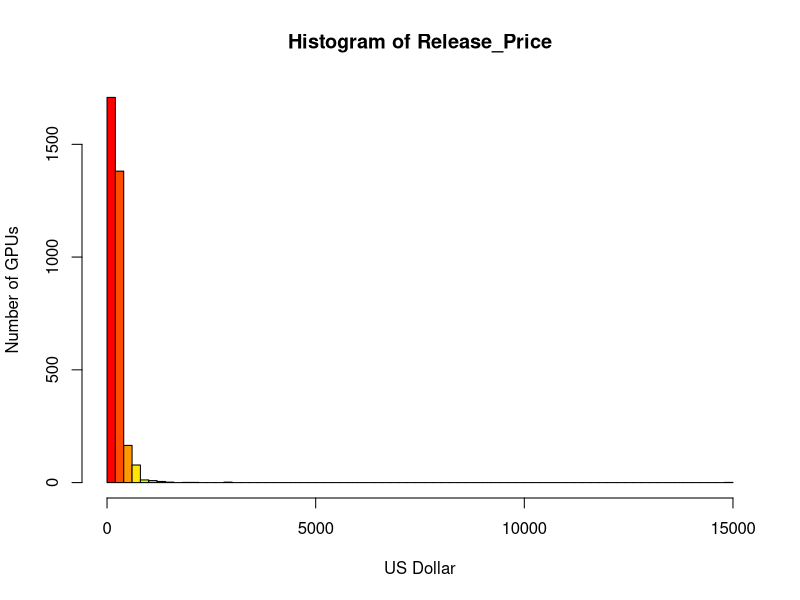
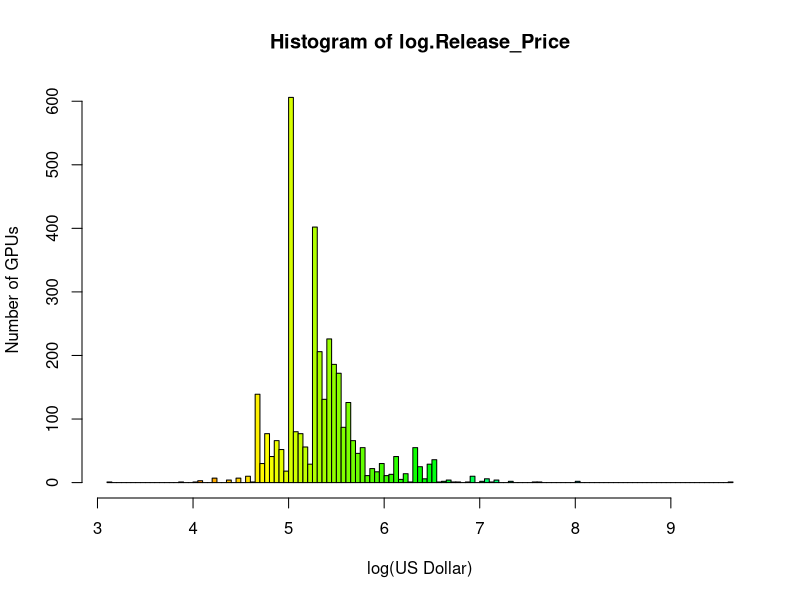
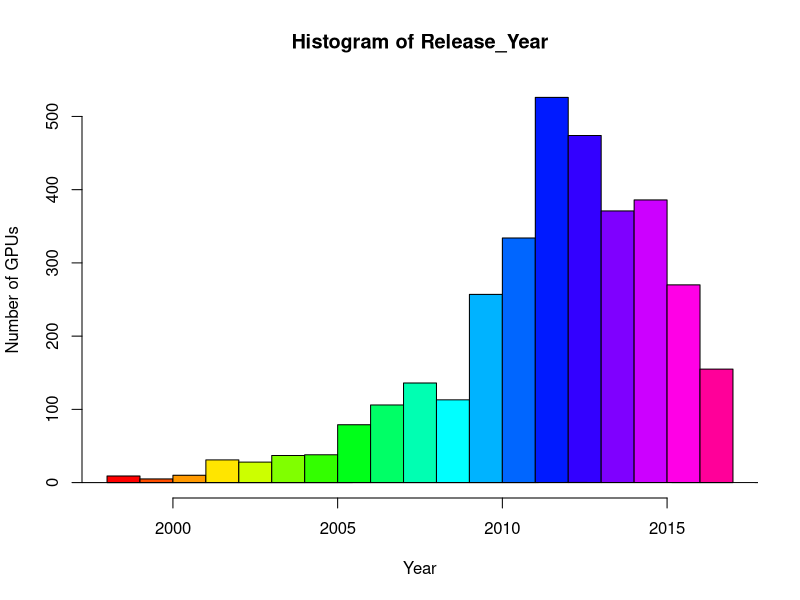
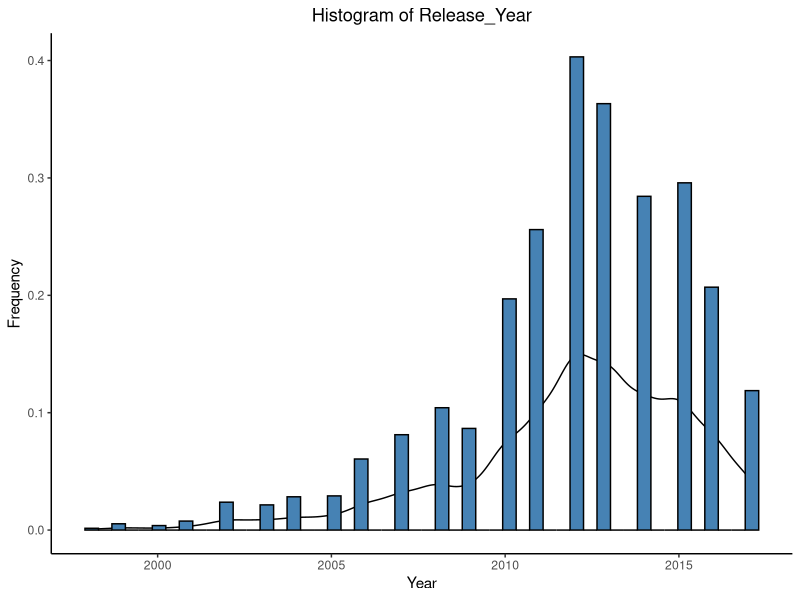
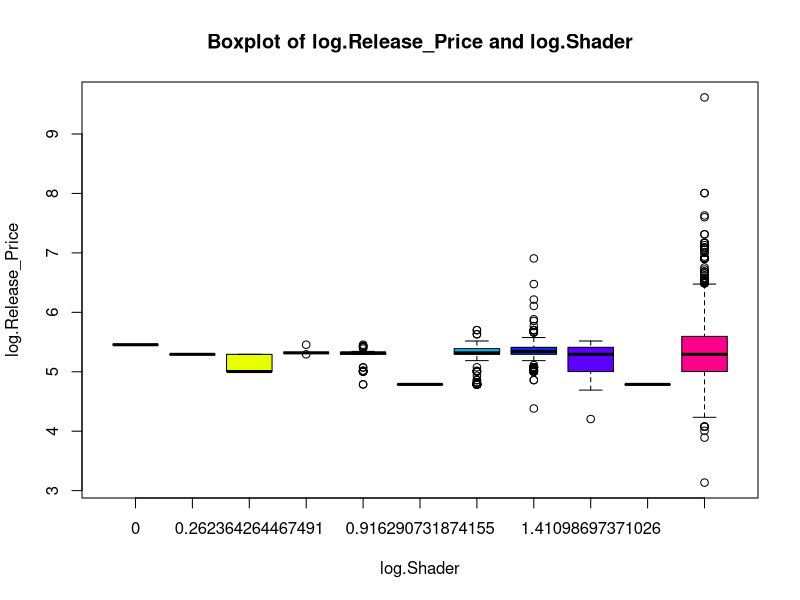
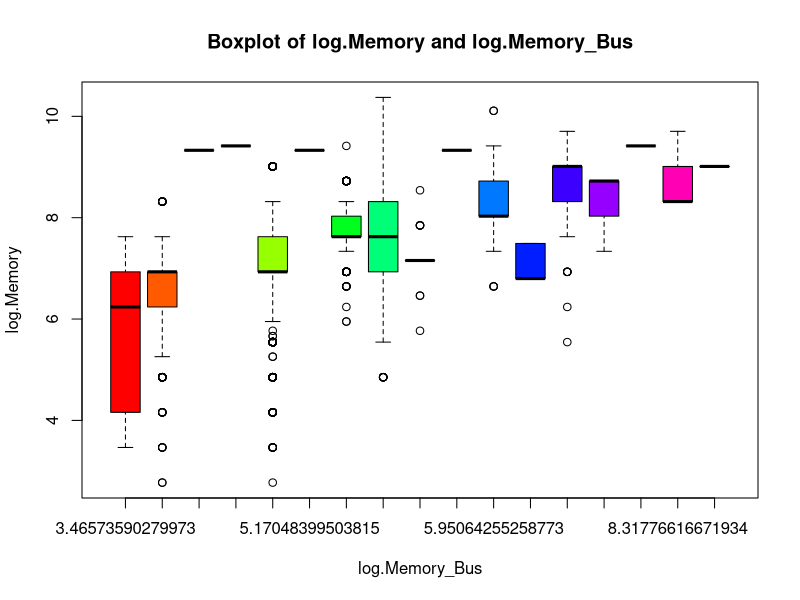
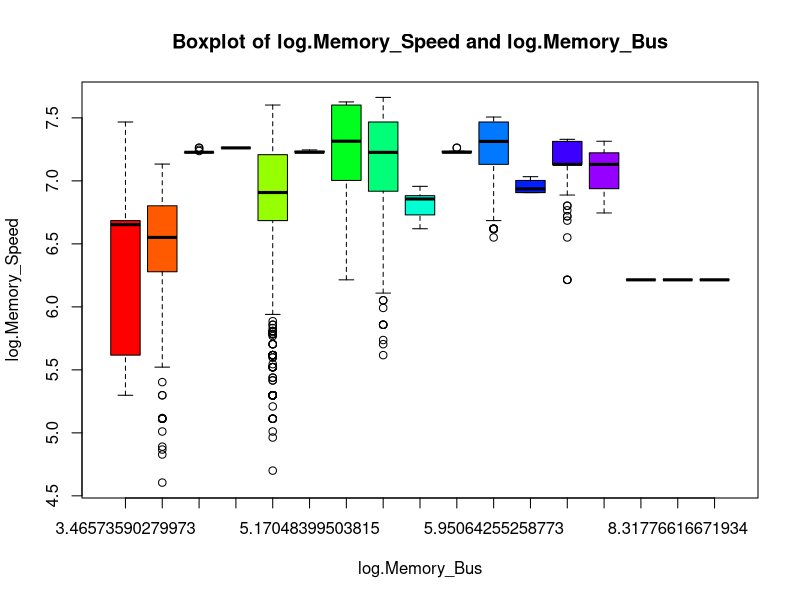
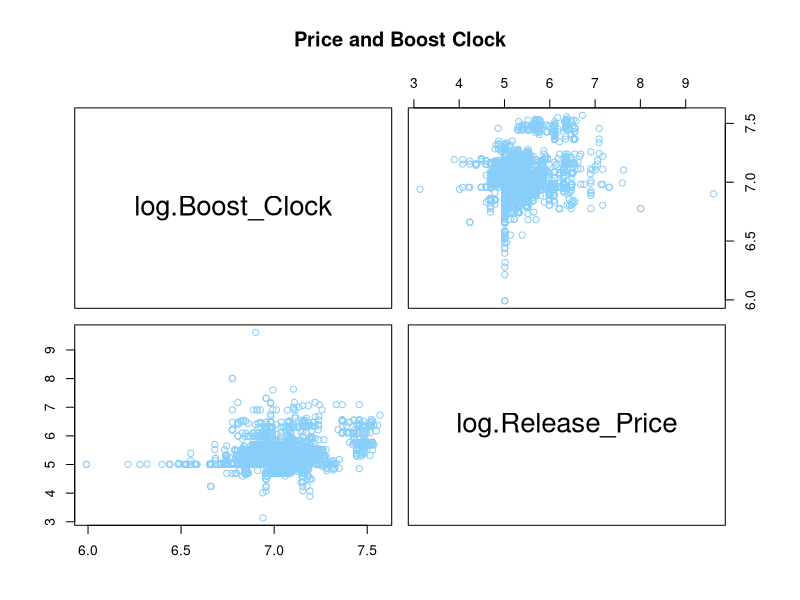

These figures' R source, in order: (Note: this script raises an error after producing the figures.)
library(car)
library(dplyr)
library(ggplot2)
library(ggpubr)
library(magrittr)
library(stats)
library(VIM)

#install.packages("ggpubr")

# ----------------------------------------------------------------------------------------------------------------------


raw_data = read.csv('data.csv')
View(raw_data)

data = raw_data %>% select('Manufacturer','Name','Architecture','Boost_Clock','Core_Speed','Max_Power','Memory','Memory_Bus', 'Memory_Speed', 'Release_Year', 'Release_Price','Shader','TMUs')
View(data)
summary(data)

df_drop = data %>% filter(!( is.na(Manufacturer) | is.na(Name) | is.na(Architecture) | is.na(Boost_Clock) | is.na(Core_Speed) | is.na(Max_Power) | is.na(Memory) | is.na(Memory_Bus) | is.na(Memory_Speed) | is.na(Release_Year) | is.na(Release_Price) | is.na(Shader) | is.na(TMUs)))
View(df_drop)
summary(df_drop)


df_mean = data %>% mutate_all(~ifelse(is.na(.x), mean(.x, na.rm = TRUE), .x))       
View(df_mean)
summary(df_mean)


df_median = data %>% mutate_all(~ifelse(is.na(.x), median(.x, na.rm = TRUE), .x))       
View(df_median)
summary(df_median)


df_knn <- kNN(data, k = sqrt(nrow(data)), imp_var = FALSE)
View(df_knn)
summary(df_knn)


df = df_knn


df['log.Boost_Clock'] <- log(df['Boost_Clock'])
df['log.Core_Speed'] <- log(df['Core_Speed'])
df['log.Max_Power'] <- log(df['Max_Power'])
df['log.Memory'] <- log(df['Memory'])
df['log.Memory_Bus'] <- log(df['Memory_Bus'])
df['log.Memory_Speed'] <- log(df['Memory_Speed'])
df['log.Release_Year'] <- log(df['Release_Year'])
df['log.Release_Price'] <- log(df['Release_Price'])
df['log.Shader'] <- log(df['Shader'])
df['log.TMUs'] <- log(df['TMUs'])
View(df)




stats_table = data.frame(
  Name = c('mean', 'median', 'sd', 'min', 'max'),
  log.Boost_Clock = c(mean(df[, 'log.Boost_Clock']), median(df[, 'log.Boost_Clock']), sd(df[, 'log.Boost_Clock']), min(df[, 'log.Boost_Clock']), max(df[, 'log.Boost_Clock'])),
  log.Core_Speed = c(mean(df[, 'log.Core_Speed']), median(df[, 'log.Core_Speed']), sd(df[, 'log.Core_Speed']), min(df[, 'log.Core_Speed']), max(df[, 'log.Core_Speed'])),
  log.Max_Power = c(mean(df[, 'log.Max_Power']), median(df[, 'log.Max_Power']), sd(df[, 'log.Max_Power']), min(df[, 'log.Max_Power']), max(df[, 'log.Max_Power'])),
  log.Memory = c(mean(df[, 'log.Memory']), median(df[, 'log.Memory']), sd(df[, 'log.Memory']), min(df[, 'log.Memory']), max(df[, 'log.Memory'])),
  log.Memory_Bus = c(mean(df[, 'log.Memory_Bus']), median(df[, 'log.Memory_Bus']), sd(df[, 'log.Memory_Bus']), min(df[, 'log.Memory_Bus']), max(df[, 'log.Memory_Bus'])),
  log.Memory_Speed = c(mean(df[, 'log.Memory_Speed']), median(df[, 'log.Memory_Speed']), sd(df[, 'log.Memory_Speed']), min(df[, 'log.Memory_Speed']), max(df[, 'log.Memory_Speed'])),
  log.Release_Year = c(mean(df[, 'log.Release_Year']), median(df[, 'log.Release_Year']), sd(df[, 'log.Release_Year']), min(df[, 'log.Release_Year']), max(df[, 'log.Release_Year'])),
  log.Release_Price = c(mean(df[, 'log.Release_Price']), median(df[, 'log.Release_Price']), sd(df[, 'log.Release_Price']), min(df[, 'log.Release_Price']), max(df[, 'log.Release_Price'])),
  log.Shader = c(mean(df[, 'log.Shader']), median(df[, 'log.Shader']), sd(df[, 'log.Shader']), min(df[, 'log.Shader']), max(df[, 'log.Shader'])),
  log.TMUs = c(mean(df[, 'log.TMUs']), median(df[, 'log.TMUs']), sd(df[, 'log.TMUs']), min(df[, 'log.TMUs']), max(df[, 'log.TMUs']))
)
View(stats_table)

ftable(df[ ,'Release_Year'])

# ----------------------------------------------------------------------------------------------------------------------

hist(df$Release_Price, main="Histogram of Release_Price", xlab = "US Dollar", ylab = "Number of GPUs", col = rainbow(20), breaks=100)
hist(df$log.Release_Price, main = "Histogram of log.Release_Price", xlab = "log(US Dollar)", ylab = "Number of GPUs", col = rainbow(length(unique(df$log.Release_Price))), breaks=100)


hist(df$Release_Year, main="Histogram of Release_Year", xlab = "Year", ylab = "Number of GPUs", col = rainbow(20), breaks = 20, xlim=c(1998,2017))
lines(density(df$Release_Year))

ggplot(df, aes(x = Release_Year, y=..density..)) + theme_classic() +  geom_density() +
  geom_histogram(bins = 50, fill = 'steelblue', color = 'black') + 
  labs(title = 'Histogram of Release_Year', x = 'Year', y = 'Frequency') +
  theme(legend.position='bottom', plot.title = element_text(hjust = 0.5)) 



boxplot(df$log.Release_Price ~ df$log.Shader , main="Boxplot of log.Release_Price and log.Shader", ylab = "log.Release_Price", xlab = "log.Shader", col = rainbow (11))
boxplot(df$log.Memory ~ df$log.Memory_Bus, main = "Boxplot of log.Memory and log.Memory_Bus", ylab = "log.Memory", xlab = "log.Memory_Bus", col = rainbow (17))
boxplot(df$log.Memory_Speed ~ df$log.Memory_Bus, main = "Boxplot of log.Memory_Speed and log.Memory_Bus", ylab = "log.Memory_Speed", xlab = "log.Memory_Bus", col = rainbow (17))

pairs(df[,c("log.Boost_Clock","log.Release_Price")], main = "Price and Boost Clock", col = "lightskyblue")
pairs(df[,c("log.Core_Speed","log.Release_Price")], main = "Price and Core Speed", col = "chartreuse4")
pairs(df[,c("log.Max_Power","log.Release_Price")], main = "Price and Max Power", col = "aquamarine3")
pairs(df[,c("log.Memory","log.Release_Price")], main = "Price and Memory", col = "coral4")
pairs(df[,c("log.Memory_Bus","log.Release_Price")], main = "Price and Memory Bus", col = "indianred1")
pairs(df[,c("log.Memory_Speed","log.Release_Price")], main = "Price and Memory Speed", col = "darkorchid")
pairs(df[,c("log.Release_Year","log.Release_Price")], main = "Price and Release Year", col = "deeppink")
pairs(df[,c('log.TMUs',"log.Release_Price")], main = "Price and TMUs", col = "lightgoldenrod3")
pairs(df[,c('log.TMUs',"log.Release_Price")], main = "Price and TMUs", col = "steelblue3")


pairs(df[,c('log.Memory','log.Memory_Bus', 'log.Memory_Speed', 'log.Release_Price')], main = "Pairs plot of Memory and Price", col = "steelblue3")
pairs(df[,c('log.Boost_Clock','log.Core_Speed','log.Max_Power', 'log.Release_Price')], main = "Pairs plot of Speed/Power and Price", col = "steelblue3")
pairs(df[,c('log.Shader','log.TMUs', 'log.Release_Price')], main = "Pairs plot of Rendering Unit and Price", col = "steelblue3")

pairs(df[,c('log.Boost_Clock','log.Core_Speed','log.Max_Power','log.Memory','log.Memory_Bus', 'log.Memory_Speed', 'log.Release_Year', 'log.Release_Price','log.Shader','log.Shader')], main = "Pairs plot of all variables (log)", col = "steelblue3")




# ----------------------------------------------------------------------------------------------------------------------


# One-way ANOVA
aovCore_Speed <- select(df, Manufacturer, log.Core_Speed)
ggqqplot(aovCore_Speed$log.Core_Speed)
ggqqplot(aovCore_Speed$log.Core_Speed, palette = c("#00AFBB", "#E7B800"))
aov_one <- aov(log.Core_Speed ~ Manufacturer, data = aovCore_Speed)
aov_one
summary(aov_one)
leveneTest(log.Core_Speed ~ Manufacturer, aovCore_Speed, center = mean)
oneway.test(log.Core_Speed ~ Manufacturer, data=aovCore_Speed)

# Two-way ANOVA
quantile(df$log.Release_Price, probs = seq(0, 1, 1/3))
# GPU_budget = df[which(df$log.Release_Price >= log(0) & df$log.Release_Price < log(200)),]
# GPU_midrange = df[which(df$log.Release_Price >= log(200) & df$log.Release_Price < log(600)),]
# GPU_highend = df[which(df$log.Release_Price >= log(600) ),]
df$Label <- cut(df$log.Release_Price, c(log(0), log(200), log(600), log(15000)), labels=c("Budget", "Midrange", "Highend"), include.lowest=T)
ftable(df$Manufacturer)
aov_two <- aov(log.Core_Speed ~ Manufacturer + Label, data = df)
aov_two
summary(aov_two)
TukeyHSD(aov_two)


# Chi-squared
HighCoreSpeed <- filter(df, log.Core_Speed > 7)
LowCoreSpeed <- filter(df, log.Core_Speed < 7)

HighCoreSpeed  = c(80,530,8)
LowCoreSpeed  = c(373,2362,12)
chisq.test(data.frame(HighCoreSpeed ,LowCoreSpeed))

# Z-test

df_z = df %>% select('Manufacturer','log.Release_Price')
df_ztest = df_z %>% filter(dfz$Manufacturer == 'Nvidia' | dfz$Manufacturer == 'AMD')
ggqqplot(df_ztest$log.Release_Price)
# ----------------------------------------------------------------------------------------------------------------------

# Linear regression model

lmPrice = lm(log.Release_Price ~ log.Boost_Clock + log.Core_Speed + log.Max_Power + log.Memory + log.Memory_Bus + log.Memory_Speed + log.Shader + log.TMUs, df)
summary(lmPrice)




vif(lmPrice)


confint(lmPrice)


lmPriceNoMem = lm(log.Release_Price ~ log.Boost_Clock + log.Core_Speed + log.Max_Power + log.Memory_Bus + log.Memory_Speed + log.Shader + log.TMUs, df)
summary(lmPriceNoMem)

lmPrice_Mem = lm(log.Release_Price ~ log.Memory, df[, c('log.Release_Price', 'log.Memory')])
anova(lmPrice_Mem)

glance(lmPrice) %>% select(adj.r.squared, sigma, p.value)
sigma(lmPrice)/mean(df$log.Release_Price)


plot(lmPrice$fitted.values, lmPrice$residuals, col = "black", xlab = "Fitted values", ylab = "Residuals")


par(mfrow=c(2,2))
plot(lmPrice, col = "black")
par(mfrow=c(1,1))

par(mfrow=c(1, 2))
termplot(lmPrice)
par(mfrow=c(1,1))


ggplot(df, aes(x = lmPrice$residuals, y=..density..)) + theme_classic() +  geom_density() +
  geom_histogram(bins = 100, fill = 'steelblue', color = 'black') + 
  labs(title = 'Histogram of Residuals', x = 'Residuals', y = 'Frequency') +
  theme(legend.position='bottom', plot.title = element_text(hjust = 0.5)) 




price.graph <-ggplot(df, aes(x = log.Release_Price, y = log.Memory, color = log.Max_Power)) + geom_point() + theme_classic()
price.graph <- price.graph + geom_smooth(method = "lm", col = "red")
price.graph


price_2.graph <-ggplot(df, aes(x = log.Release_Price, y = log.Boost_Clock, color = log.Memory_Speed)) + geom_point() + theme_classic()
price_2.graph <- price_2.graph + geom_smooth(method = "lm", col = "red")
price_2.graph

price_3.graph <-ggplot(df, aes(x = log.Release_Price, y = Core_Speed, color = log.Memory_Bus)) + geom_point() + theme_classic()
price_3.graph <- price_3.graph + geom_smooth(method = "lm", col = "red")
price_3.graph

ggplot(df) + geom_bar(aes(x = Release_Year), stat = "count", fill = rainbow(6)) + scale_x_continuous(breaks = pretty(df$Release_Year, n = 10)) + xlab("Year") + ylab("Number of GPUs")

# ----------------------------------------------------------------------------------------------------------------------


# Testing

predict_Data = data.frame(
  log.Boost_Clock = c(mean(df[, 'log.Boost_Clock']), median(df[, 'log.Boost_Clock']), max(df[, 'log.Boost_Clock'])),
  log.Core_Speed = c(mean(df[, 'log.Core_Speed']), median(df[, 'log.Core_Speed']), max(df[, 'log.Core_Speed'])),
  log.Max_Power = c(mean(df[, 'log.Max_Power']), median(df[, 'log.Max_Power']), max(df[, 'log.Max_Power'])),
  log.Memory = c(mean(df[, 'log.Memory']), median(df[, 'log.Memory']), max(df[, 'log.Memory'])),
  log.Memory_Bus = c(mean(df[, 'log.Memory_Bus']), median(df[, 'log.Memory_Bus']), max(df[, 'log.Memory_Bus'])),
  log.Memory_Speed = c(mean(df[, 'log.Memory_Speed']), median(df[, 'log.Memory_Speed']), max(df[, 'log.Memory_Speed'])),
  log.Shader = c(mean(df[, 'log.Shader']), median(df[, 'log.Shader']), max(df[, 'log.Shader'])),
  log.TMUs = c(mean(df[, 'log.TMUs']), median(df[, 'log.TMUs']), max(df[, 'log.TMUs']))
)

predict(lmPrice, predict_Data, interval = "confidence", level = 0.95)
exp(predict(lmPrice, predict_Data, interval = "confidence", level = 0.95))

# RTX 3090
spec_RTX_3090 = data.frame(
  log.Boost_Clock = log(1695),
  log.Core_Speed = log(1395),
  log.Max_Power = log(350),
  log.Memory = log(24576),
  log.Memory_Bus = log(384),
  log.Memory_Speed = log(1219),
  log.Shader = log(10496),
  log.TMUs =  log(328)
)

exp(predict(lmPrice, spec_RTX_3090, interval = "confidence", level = 0.95))

# Re-train model
df = df_drop

df['log.Boost_Clock'] <- log(df['Boost_Clock'])
df['log.Core_Speed'] <- log(df['Core_Speed'])
df['log.Max_Power'] <- log(df['Max_Power'])
df['log.Memory'] <- log(df['Memory'])
df['log.Memory_Bus'] <- log(df['Memory_Bus'])
df['log.Memory_Speed'] <- log(df['Memory_Speed'])
df['log.Release_Year'] <- log(df['Release_Year'])
df['log.Release_Price'] <- log(df['Release_Price'])
df['log.Shader'] <- log(df['Shader'])
df['log.TMUs'] <- log(df['TMUs'])

lmPrice = lm(log.Release_Price ~ log.Boost_Clock + log.Core_Speed + log.Max_Power + log.Memory + log.Memory_Bus + log.Memory_Speed + log.Shader + log.TMUs, df)

exp(predict(lmPrice, spec_RTX_3090, interval = "confidence", level = 0.95))



# ----------------------------------------------------------------------------------------------------------------------

# Exponential model
df = df_knn

year_arr <- unique(sort(strtoi(df$Release_Year)))

memory_arr_mean = data.frame(df %>% group_by(Release_Year) %>% summarise_at(vars(Memory), list(name = mean)))
memory_arr_mean = array(memory_arr_mean$name)

memory_arr_median = data.frame(df %>% group_by(Release_Year) %>% summarise_at(vars(Memory), list(name = median)))
memory_arr_median = array(memory_arr_median$name)

calculateMooresValue <- function(x, y_trans) {
  return(memory_arr_median[1] * 2**((x-y_trans)/2))
}

exponentialCurve <- function(x, a, b, c) {
  return(a*2**((x-c)*b))
}

y_pred_moore_law_teoretic = calculateMooresValue(year_arr, year_arr[1])
popt <- c(1.04294249e+01, 3.55525954e-01, 1.99040139e+03)
y_pred_moore_law_fitted = exponentialCurve(year_arr, popt[1], popt[2], popt[3])


plot(x=year_arr, y=log(memory_arr_mean),type = "o",col = "skyblue3", xlab = "Year", ylab = "GPU Memory", main = "GPU Memory and Year of Release (logaritmic scale)")
lines(x=year_arr, y=log(memory_arr_median), type = "o", col = "sienna2")
lines(x=year_arr, y=log(y_pred_moore_law_teoretic), type = "o", col = "slateblue2")
lines(x=year_arr, y=log(y_pred_moore_law_fitted), type = "o", col = "seashell4")

df_extra<-data.frame(Release_Year = year_arr, Memory_Mean = memory_arr_mean, Memory_Median = memory_arr_median, Moore_Teoretic = y_pred_moore_law_teoretic, Moore_Fitted = y_pred_moore_law_fitted)


ggplot(df_extra, aes(x = Release_Year, y = log(Memory_Mean))) +  theme_classic() + geom_point(size = 1) + 
  scale_x_continuous(breaks = scales::pretty_breaks(n = 20)) +
  theme(legend.position='bottom', plot.title = element_text(hjust = 0.5)) +
  xlab("Year") + ylab("GPU Memory") + labs(colour="") + 
  ggtitle("Exponential graph for GPU Memory and Year of Release (logaritmic scale)") + 
  geom_line(aes(y = log(Memory_Mean), colour = "Mean"), n=1000) + 
  geom_line(aes(y = log(Memory_Median), colour = "Median"), n=1000) +
  geom_line(aes(y = log(Moore_Teoretic), colour = "Moore's law teoretic"), n=1000) +
  geom_line(aes(y = log(Moore_Fitted), colour = "Moore's law fitted"), n=1000) 


ggplot(df_extra, aes(x = Release_Year, y = log(Memory_Mean))) +  theme_classic() +
  scale_x_continuous(breaks = scales::pretty_breaks(n = 20)) +
  theme(legend.position='bottom', plot.title = element_text(hjust = 0.5)) +
  xlab("Year") + ylab("GPU Memory") + labs(colour="") + 
  ggtitle("Exponential graph for GPU Memory and Year of Release (original scale)") + 
  geom_line(aes(y = Memory_Mean, colour = "Mean"), n=1000) + 
  geom_line(aes(y = Memory_Median, colour = "Median"), n=1000) +
  geom_line(aes(y = Moore_Teoretic, colour = "Moore's law teoretic"), n=1000) +
  geom_line(aes(y = Moore_Fitted, colour = "Moore's law fitted"), n=1000) 

# Polynomial 


poly_2_mean <- lm(Memory_Mean ~ Release_Year + I(Release_Year^2), data=df_extra)
summary(poly_2_mean)
coef(poly_2_mean)

year_df <- data.frame(Release_Year = year_arr)
y_pred_lin_reg_2 <- predict(poly_2_mean, year_df, type="response")
df_extra$Y_pred_lin_reg_2 <- y_pred_lin_reg_2

poly_3_mean <- lm(Memory_Mean ~ Release_Year + I(Release_Year^2) + I(Release_Year^3), data=df_extra)
summary(poly_3_mean)
poly_3_mean$coefficients[1:4] <- c(-17128661108.085476, 2.56615577e+07, -1.28150909e+04,  2.13323868e+00)
poly_3_mean$rank <- c(4)
y_pred_lin_reg_3 <- predict(poly_3_mean, year_df, type="response")
df_extra$Y_pred_lin_reg_3 <- y_pred_lin_reg_3


# Old graph
ggplot(df_extra, aes(x = Release_Year, y = log(Memory_Mean))) +  theme_classic() + geom_point(size = 1) +
  scale_x_continuous(breaks = scales::pretty_breaks(n = 20)) +
  theme(legend.position='bottom', plot.title = element_text(hjust = 0.5)) +
  xlab("Year") + ylab("GPU Memory") + labs(colour="") + 
  ggtitle("Polynomial graph for GPU Memory and Year of Release (logaritmic scale)") + 
  stat_smooth(method = lm, formula = y ~ poly(x, 2, raw = F), se=F, col = 'darkseagreen', n=1000) +
  stat_smooth(method = lm, formula = y ~ poly(x, 3, raw = F), se=F, col = 'darkgoldenrod1', n=1000) +
  geom_smooth(method = lm, formula = y ~ poly(x,2), aes(y = log(Moore_Teoretic), colour = "Moore's law teoretic"), se=F, n =1000) +
  geom_smooth(method = lm, formula = y ~ poly(x,2), aes(y = log(Moore_Fitted), colour = "Moore's law fitted"), se=F, n=1000) 



ggplot(df_extra, aes(x = Release_Year, y = log(Memory_Mean))) +  theme_classic() +
  scale_x_continuous(breaks = scales::pretty_breaks(n = 20)) +
  theme(legend.position='bottom', plot.title = element_text(hjust = 0.5)) +
  xlab("Year") + ylab("GPU Memory") + labs(colour="") + 
  ggtitle("teoreticPolynomial graph for GPU Memory and Year of Release (original scale)") + 
  geom_line(aes(y = y_pred_lin_reg_2, colour = "2nd degree polynomial"), n=1000) + 
  geom_line(aes(y = y_pred_lin_reg_3, colour = "3rd degree polynomial"), n=1000) +
  geom_line(aes(y = Moore_Teoretic, colour = "Moore's law teoretic"), n=1000) +
  geom_line(aes(y = Moore_Fitted, colour = "Moore's law fitted"), n=1000)



ggplot(df_extra, aes(x = Release_Year, y = log(Memory_Mean))) +  theme_classic() +
  scale_x_continuous(breaks = scales::pretty_breaks(n = 20)) +
  theme(legend.position='bottom', plot.title = element_text(hjust = 0.5)) +
  xlab("Year") + ylab("GPU Memory") + labs(colour="") + 
  ggtitle("Exponential model vs Polynomial model") + 
  geom_line(aes(y = y_pred_lin_reg_2, colour = "2nd degree polynomial"), n=1000) + 
  geom_line(aes(y = y_pred_lin_reg_3, colour = "3rd degree polynomial"), n=1000) +
  geom_line(aes(y = Moore_Teoretic, colour = "Moore's law teoretic"), n=1000) +
  geom_line(aes(y = Moore_Fitted, colour = "Moore's law fitted"), n=1000) +
  geom_line(aes(y = Memory_Mean, colour = "Mean"), n=1000) + 
  geom_line(aes(y = Memory_Median, colour = "Median"), n=1000) 

# ----------------------------------------------------------------------------------------------------------------------

exp(predict(poly_3_mean, spec_RTX_3090, interval = "confidence", level = 0.95))



  
